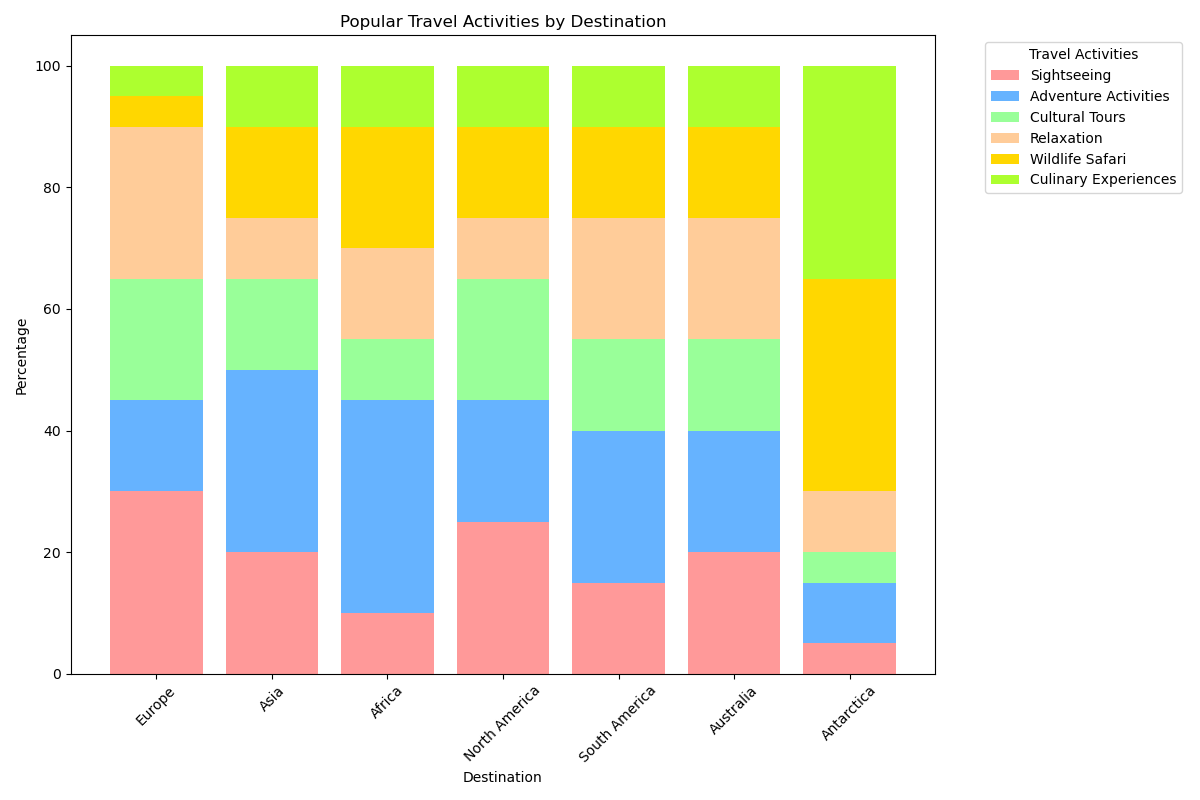

Here is the Python script that generated this plot:

import matplotlib.pyplot as plt
import pandas as pd
import seaborn as sns

data = [
    {'Destination': 'Europe', 'Sightseeing': '30%', 'Adventure Activities': '15%', 'Cultural Tours': '20%', 'Relaxation': '25%', 'Wildlife Safari': '5%', 'Culinary Experiences': '5%'},
    {'Destination': 'Asia', 'Sightseeing': '20%', 'Adventure Activities': '30%', 'Cultural Tours': '15%', 'Relaxation': '10%', 'Wildlife Safari': '15%', 'Culinary Experiences': '10%'},
    {'Destination': 'Africa', 'Sightseeing': '10%', 'Adventure Activities': '35%', 'Cultural Tours': '10%', 'Relaxation': '15%', 'Wildlife Safari': '20%', 'Culinary Experiences': '10%'},
    {'Destination': 'North America', 'Sightseeing': '25%', 'Adventure Activities': '20%', 'Cultural Tours': '20%', 'Relaxation': '10%', 'Wildlife Safari': '15%', 'Culinary Experiences': '10%'},
    {'Destination': 'South America', 'Sightseeing': '15%', 'Adventure Activities': '25%', 'Cultural Tours': '15%', 'Relaxation': '20%', 'Wildlife Safari': '15%', 'Culinary Experiences': '10%'},
    {'Destination': 'Australia', 'Sightseeing': '20%', 'Adventure Activities': '20%', 'Cultural Tours': '15%', 'Relaxation': '20%', 'Wildlife Safari': '15%', 'Culinary Experiences': '10%'},
    {'Destination': 'Antarctica', 'Sightseeing': '5%', 'Adventure Activities': '10%', 'Cultural Tours': '5%', 'Relaxation': '10%', 'Wildlife Safari': '35%', 'Culinary Experiences': '35%'}
]

df = pd.DataFrame(data)
df = df.set_index('Destination')
df = df.applymap(lambda x: int(x.replace('%', '')))

cumulative_sum = df.cumsum(axis=1)

colors = ['#FF9999', '#66B3FF', '#99FF99', '#FFCC99', '#FFD700', '#ADFF2F']

fig, ax = plt.subplots(figsize=(12, 8))

bottom = None

for column, color in zip(df.columns, colors):
    ax.bar(df.index, df[column], bottom=bottom, label=column, color=color)
    bottom = cumulative_sum[column]

ax.legend(title='Travel Activities', bbox_to_anchor=(1.05, 1), loc='upper left')

ax.set_ylabel('Percentage')
ax.set_xlabel('Destination')
ax.set_title('Popular Travel Activities by Destination')

plt.xticks(rotation=45)
plt.tight_layout()
plt.show()
